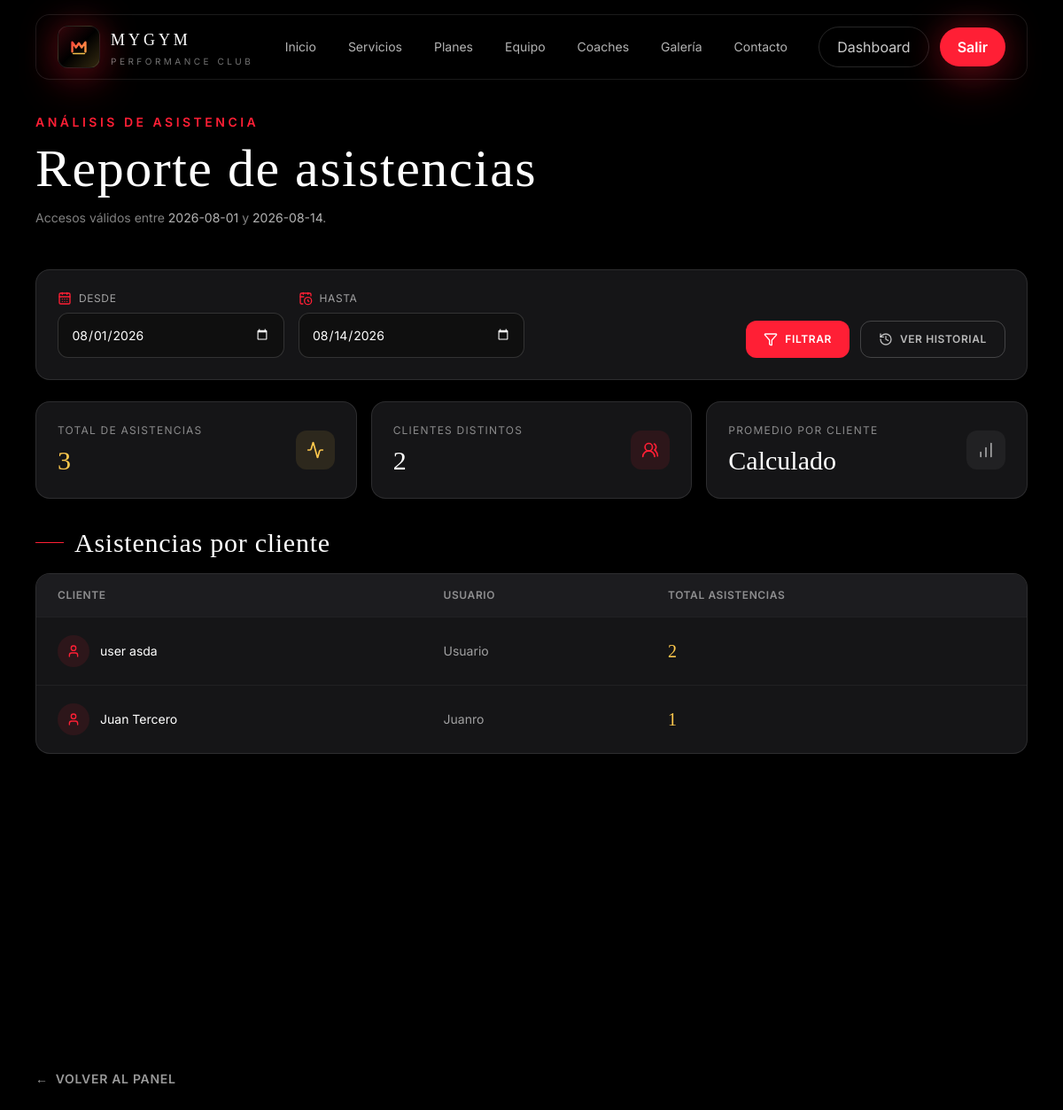
The page /administrador/accesos/reporte/ (signed in) on the database its author committed.
### core/models.py (models this page shows, shortened)
class Usuario(AbstractUser):
    ROL_CHOICES = [
        ('cliente', 'Cliente'),
        ('administrador', 'Administrador'),
        ('recepcionista', 'Recepcionista'),
        ('entrenador', 'Entrenador'),
    ]
    rol = models.CharField(
        max_length=20,
        choices=ROL_CHOICES,
        default='cliente'
    )
    telefono = models.CharField(max_length=15, blank=True, null=True)
    foto_perfil = models.ImageField(
        upload_to='perfiles/',
        blank=True,
        null=True
    )

### administrador/views.py (the view)
    @login_required
    def wrapper(request, *args, **kwargs):
        if request.user.rol not in ['administrador', 'recepcionista', 'entrenador']:
            messages.error(request, 'No tienes permisos para acceder a esta sección.')
            return redirect('dashboard')
        return view_func(request, *args, **kwargs)

### administrador/views.py (called while the page is built)
def solo_staff(view_func):
    @login_required
    def wrapper(request, *args, **kwargs):
        if request.user.rol not in ['administrador', 'recepcionista', 'entrenador']:
            messages.error(request, 'No tienes permisos para acceder a esta sección.')
            return redirect('dashboard')
        return view_func(request, *args, **kwargs)
    return wrapper

### templates/administrador/qr/reporte_asistencias.html (shortened to what this page needs)
{% extends 'base.html' %}
{% block content %}
<section class="min-h-screen bg-gym-black pt-28 sm:pt-32 pb-20 px-4 sm:px-8 lg:px-10">
  <div class="max-w-7xl mx-auto">
    <div class="reveal mb-10 sm:mb-12">
      <p class="text-gym-red text-xs sm:text-sm font-semibold uppercase tracking-[0.25em] mb-3">
        Análisis de asistencia
      </p>
      <h1 class="font-display text-4xl sm:text-5xl lg:text-6xl text-white tracking-wide leading-tight">
        Reporte de asistencias
      </h1>
      <p class="text-white/50 text-sm mt-4">
        Accesos válidos entre
        <span class="text-white/70">{{ desde }}</span>
        y
        <span class="text-white/70">{{ hasta }}</span>.
      </p>
    </div>
    <div class="reveal mb-6">
      <form
        method="get"
        class="grid grid-cols-1 md:grid-cols-4 gap-4 items-end bg-gym-surface border border-white/10 rounded-2xl p-5 sm:p-6">
        <div>
          <label
            for="fecha-desde"
            class="flex items-center gap-2 text-white/60 text-xs uppercase tracking-wider mb-2">
            <i data-lucide="calendar-days" class="w-4 h-4 text-gym-red"></i>
            Desde
          </label>
          <input
            id="fecha-desde"
            type="date"
            name="desde"
            value="{{ desde }}"
            class="report-input">
        </div>
        <div>
          <label
            for="fecha-hasta"
            class="flex items-center gap-2 text-white/60 text-xs uppercase tracking-wider mb-2">
            <i data-lucide="calendar-clock" class="w-4 h-4 text-gym-red"></i>
            Hasta
          </label>
          <input
            id="fecha-hasta"
            type="date"
            name="hasta"
            value="{{ hasta }}"
            class="report-input">
        </div>
        <div class="md:col-span-2 flex flex-col sm:flex-row gap-3 md:justify-end">
          <button
            type="submit"
            class="inline-flex items-center justify-center gap-2 bg-gym-red hover:bg-red-700 text-white font-semibold px-5 py-3 rounded-xl uppercase tracking-wider text-xs transition-all duration-200">
            <i data-lucide="filter" class="w-4 h-4"></i>
            Filtrar
          </button>
          <a
            href="{% url 'administrador:historial_accesos' %}"
            class="inline-flex items-center justify-center gap-2 border border-white/20 text-white/70 font-semibold px-5 py-3 rounded-xl uppercase tracking-wider text-xs hover:border-gym-red hover:text-gym-red transition-all duration-200">
            <i data-lucide="history" class="w-4 h-4"></i>
            Ver historial
          </a>
        </div>
      </form>
    </div>
    <div class="reveal grid grid-cols-1 sm:grid-cols-3 gap-4 mb-8">
      <div class="bg-gym-surface border border-white/10 rounded-2xl p-5 sm:p-6">
        <div class="flex items-center justify-between gap-4">
          <div>
            <p class="text-white/50 text-xs uppercase tracking-widest mb-2">
              Total de asistencias
            </p>
            <p class="font-display text-3xl text-gym-gold">
              {{ total_asistencias }}
            </p>
          </div>
          <div class="w-11 h-11 rounded-xl bg-gym-gold/10 flex items-center justify-center">
            <i data-lucide="activity" class="w-5 h-5 text-gym-gold"></i>
          </div>
        </div>
      </div>
      <div class="bg-gym-surface border border-white/10 rounded-2xl p-5 sm:p-6">
        <div class="flex items-center justify-between gap-4">
          <div>
            <p class="text-white/50 text-xs uppercase tracking-widest mb-2">
              Clientes distintos
            </p>
            <p class="font-display text-3xl text-white">
              {{ asistencias_por_cliente|length }}
            </p>
          </div>
          <div class="w-11 h-11 rounded-xl bg-gym-red/10 flex items-center justify-center">
            <i data-lucide="users-round" class="w-5 h-5 text-gym-red"></i>
          </div>
        </div>
      </div>
      <div class="bg-gym-surface border border-white/10 rounded-2xl p-5 sm:p-6">
        <div class="flex items-center justify-between gap-4">
          <div>
            <p class="text-white/50 text-xs uppercase tracking-widest mb-2">
              Promedio por cliente
            </p>
          <p class="font-display text-3xl text-white">
  {% if asistencias_por_cliente %}
    Calculado
  {% else %}
    0
  {% endif %}
</p>
          </div>
          <div class="w-11 h-11 rounded-xl bg-white/5 flex items-center justify-center">
            <i data-lucide="chart-no-axes-column-increasing" class="w-5 h-5 text-white/60"></i>
          </div>
        </div>
      </div>
    </div>
    <div class="reveal mb-8">
      <div class="flex items-center gap-3 mb-4">
        <span class="w-8 h-px bg-gym-red"></span>
        <h2 class="font-display text-2xl sm:text-3xl text-white tracking-wide">
          Asistencias por cliente
        </h2>
      </div>
      <div class="bg-gym-surface border border-white/10 rounded-2xl overflow-hidden">
        <div class="overflow-x-auto">
          <table class="w-full min-w-[650px] text-left text-sm">
            <thead class="bg-gym-surface2 text-white/50 uppercase text-xs tracking-wider">
              <tr>
                <th scope="col" class="px-5 sm:px-6 py-4 font-semibold">
                  Cliente
                </th>
                <th scope="col" class="px-5 sm:px-6 py-4 font-semibold">
                  Usuario
                </th>
                <th scope="col" class="px-5 sm:px-6 py-4 font-semibold">
                  Total asistencias
                </th>
              </tr>
            </thead>
            <tbody>
              {% for c in asistencias_por_cliente %}
                <tr class="border-t border-white/5 hover:bg-white/[0.02] transition-colors duration-200">
                  <td class="px-5 sm:px-6 py-5 text-white">
                    <div class="flex items-center gap-3">
                      <div class="w-9 h-9 rounded-full bg-gym-red/10 flex items-center justify-center">
                        <i data-lucide="user" class="w-4 h-4 text-gym-red"></i>
                      </div>
                      <span>
                        {{ c.usuario__first_name }} {{ c.usuario__last_name }}
                      </span>
                    </div>
                  </td>
                  <td class="px-5 sm:px-6 py-5 text-white/60">
                    {{ c.usuario__username }}
                  </td>
                  <td class="px-5 sm:px-6 py-5">
                    <span class="font-display text-xl text-gym-gold">
                      {{ c.total }}
                    </span>
                  </td>
                </tr>
              {% empty %}
                <tr>
                  <td colspan="3" class="px-6 py-16 text-center text-white/40">
                    No hay asistencias en el periodo seleccionado.
                  </td>
                </tr>
              {% endfor %}
            </tbody>
          </table>
        </div>
      </div>
    </div>
    <a
      href="{% url 'administrador:inicio' %}"
      class="inline-flex items-center gap-2 mt-10 text-sm font-semibold text-white/60 hover:text-gym-red uppercase tracking-wider transition-colors">
      <span aria-hidden="true">←</span>
      Volver al panel
    </a>
  </div>
</section>
{% endblock %}

### static/css/style.css (style rules this page uses)
html { scroll-behavior: smooth; }
body { background-color: #0b0b0c; }
.reveal { opacity: 0; transform: translateY(18px); transition: opacity .7s ease, transform .7s ease; }
.reveal.visible { opacity: 1; transform: translateY(0); }

### templates/base.html (style rules this page uses)
body { background-color: #0a0a0b; background-image: radial-gradient(circle at 15% 10%, rgba(255,31,53,0.08), transparent 35%), radial-gradient(circle at 85% 25%, rgba(255,201,77,0.06), transparent 30%), radial-gradient(circle at 50% 90%, rgba(255,31,53,0.05), transparent 40%); background-attachment: fixed; }

### templates/administrador/qr/reporte_asistencias.html (style rules this page uses)
.report-input { width: 100%; background: #0f0f0f; border: 1px solid rgba(255, 255, 255, 0.15); border-radius: 0.75rem; padding: 0.8rem 0.9rem; color: #ffffff; font-size: 0.875rem; }

### rows shown on the page
Usuario: usuario__first_name "user", usuario__last_name "asda", usuario__username "Usuario", total "2"
Usuario: usuario__first_name "Juan", usuario__last_name "Tercero", usuario__username "Juanro", total "1"

### other values the page prints
{{ desde }} "2026-08-01"
{{ hasta }} "2026-08-14"
{{ total_asistencias }} "3"
{{ asistencias_por_cliente|length }} "2"
